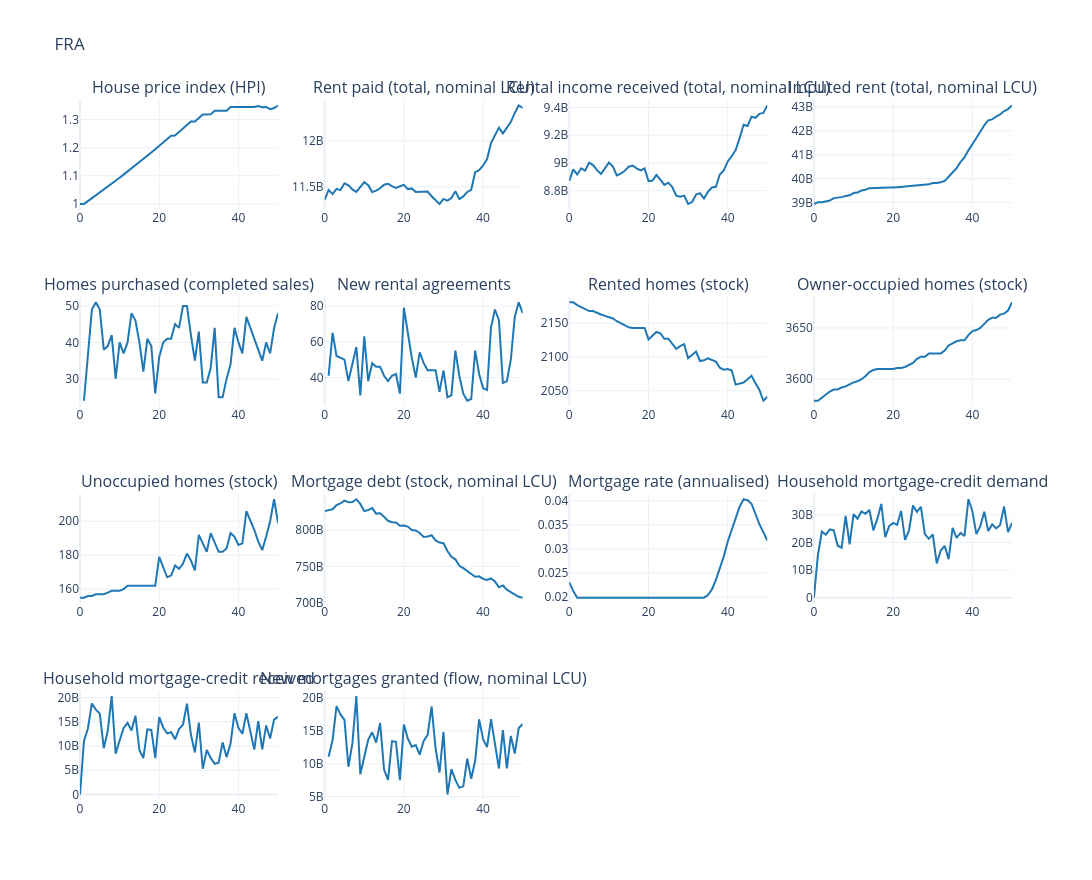

Here is the notebook cell this chart was saved with:
### Markdown cell above
### Housing

### Code cell
plot_output(df=df_scenario[list(HOUSING_COLUMNS)], no_rows=4, no_cols=4, country_code=COUNTRY, **FIGURE_SIZES["benchmark"])
